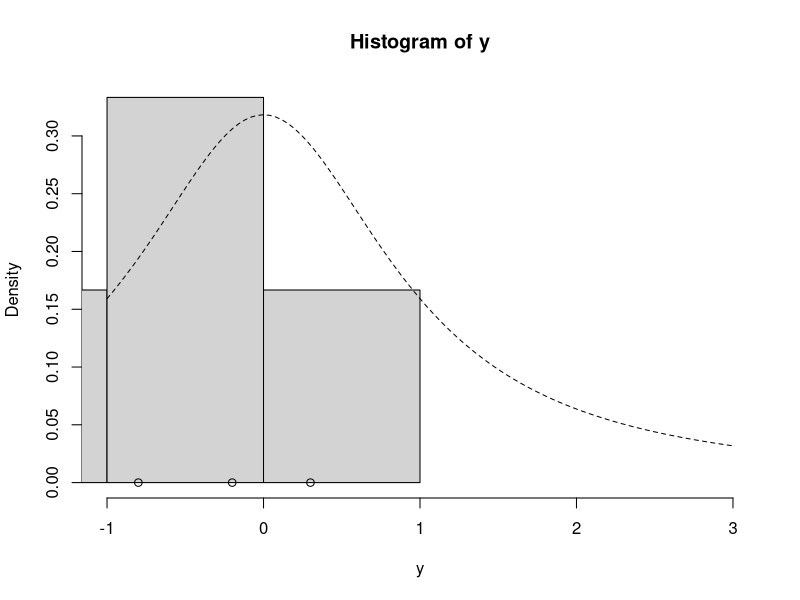
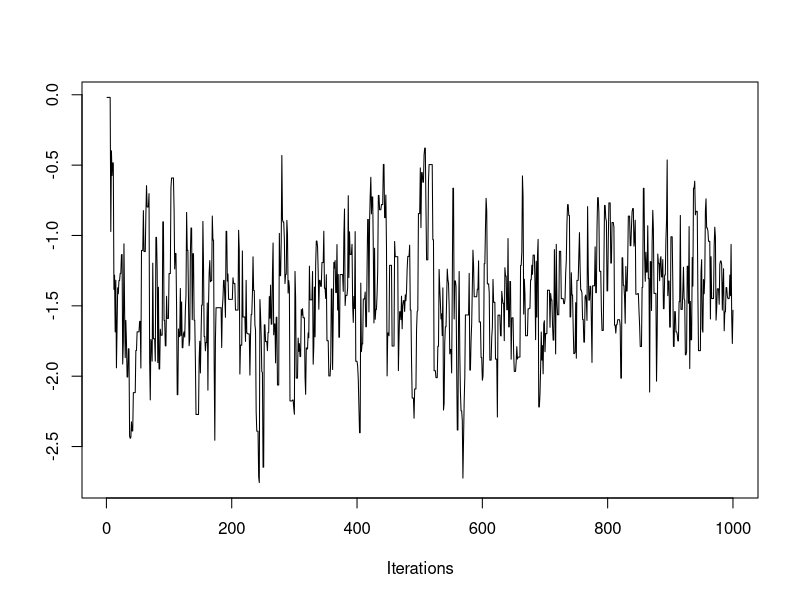
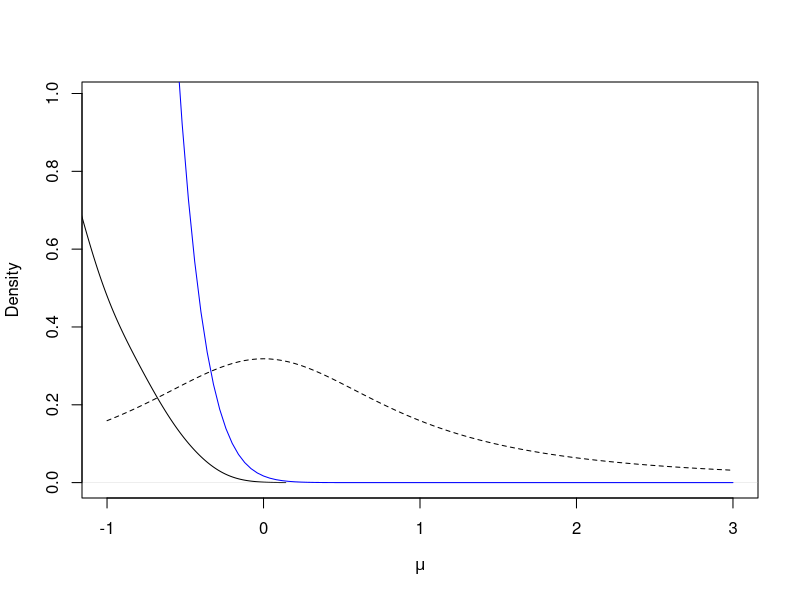

R code for these plots, in order:
lg = function(mu, n, ybar) {
  mu2 = mu^2
  n * (ybar * mu - mu2 / 2.0) - log(1 + mu2)
}

mh = function(n, ybar, n_iter, mu_init, cand_sd) {
  ## Random-Walk Metropolis-Hastings algorithm
  
  ## step 1, initialize
  mu_out = numeric(n_iter)
  accpt = 0
  mu_now = mu_init
  lg_now = lg(mu=mu_now, n=n, ybar=ybar)
  
  ## step 2, iterate
  for (i in 1:n_iter) {
    ## step 2a
    mu_cand = rnorm(n=1, mean=mu_now, sd=cand_sd) # draw a candidate
    
    ## step 2b
    lg_cand = lg(mu=mu_cand, n=n, ybar=ybar) # evaluate log of g with the candidate
    lalpha = lg_cand - lg_now # log of acceptance ratio
    alpha = exp(lalpha)
    
    ## step 2c
    u = runif(1) # draw a uniform variable which will be less than alpha with probability min(1, alpha)
    if (u < alpha) { # then accept the candidate
      mu_now = mu_cand
      accpt = accpt + 1 # to keep track of acceptance
      lg_now = lg_cand
    }
    
    ## collect results
    mu_out[i] = mu_now # save this iteration's value of mu
  }
  
  ## return a list of output
  list(mu=mu_out, accpt=accpt/n_iter)
}

#y = c(1.2, 1.4, -0.5, 0.3, 0.9, 2.3, 1.0, 0.1, 1.3, 1.9)
y = c(-0.2, -1.5, -5.3, 0.3, -0.8, -2.2)
ybar = mean(y)
n = length(y)
hist(y, freq=FALSE, xlim=c(-1.0, 3.0)) # histogram of the data
curve(dt(x=x, df=1), lty=2, add=TRUE) # prior for mu
points(y, rep(0,n), pch=1) # individual data points
points(ybar, 0, pch=19) # sample mean

set.seed(43) # set the random seed for reproducibility
post = mh(n=n, ybar=ybar, n_iter=1e3, mu_init=0.0, cand_sd=0.5)
str(post)

library("coda")
traceplot(as.mcmc(post$mu))

post$mu_keep = post$mu[-c(1:100)] # discard the first 200 samples
plot(density(post$mu_keep, adjust=2.0), main="", xlim=c(-1.0, 3.0), xlab=expression(mu)) # plot density estimate of the posterior
curve(dt(x=x, df=1), lty=2, add=TRUE) # prior for mu
points(ybar, 0, pch=19) # sample mean

curve(0.017*exp(lg(mu=x, n=n, ybar=ybar)), from=-1.0, to=3.0, add=TRUE, col="blue") # approximation to the true posterior in blue
print(mean(post$mu))
